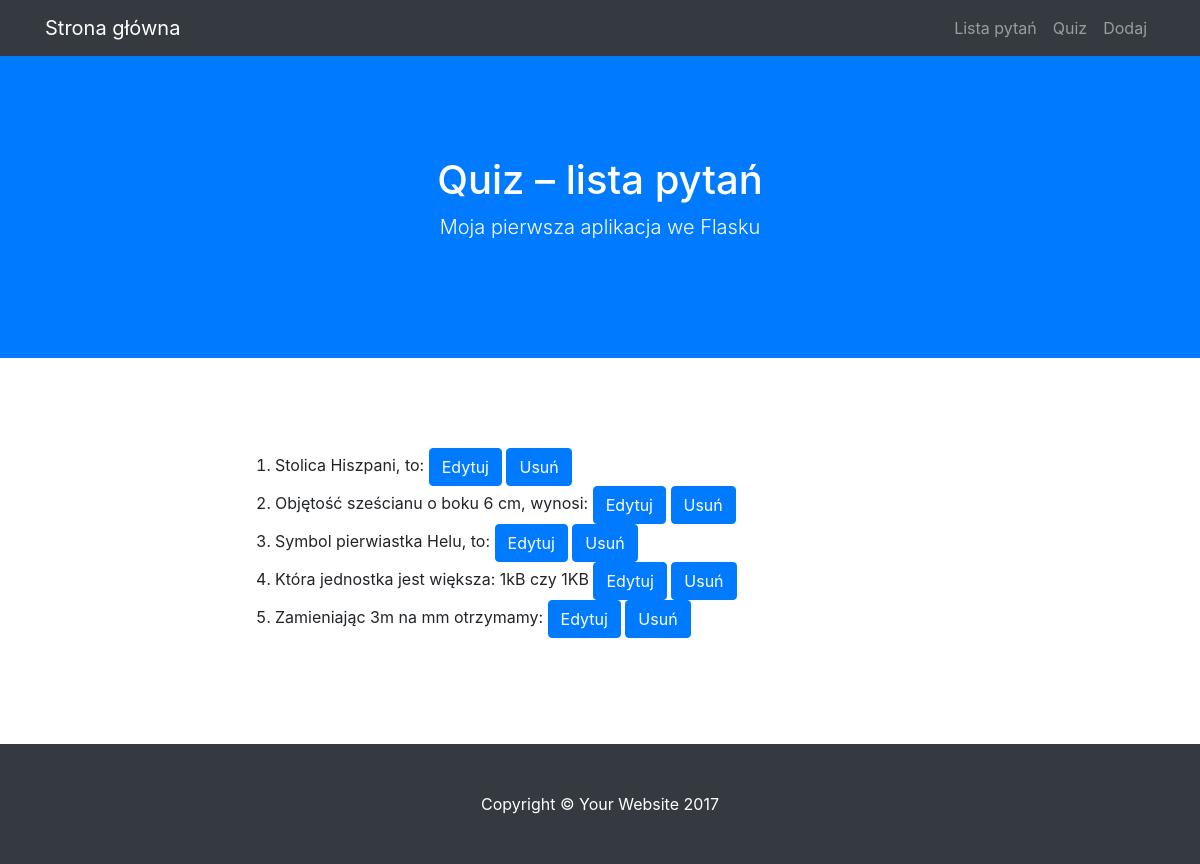
Screenshot of /lista with the database file from the repository.
### quiz/modele.py (models this page shows)
class BazaModel(Model):
    class Meta:
        database = baza

class Pytanie(BazaModel):
    pytanie = CharField(null=False)
    kategoria = ForeignKeyField(Kategoria, related_name='pytania')

### quiz/views.py (the view)
@app.route("/lista")
def lista():
    pytania = Pytanie.select()
    return render_template('lista.html', query = pytania)

### quiz/quiz.py (called while the page is built)
@app.before_request
def before_request():
    g.db = baza
    g.db.connect()

@app.after_request
def after_request(response):
    g.db.close()
    return response

### quiz/templates/lista.html (shortened to what this page needs)
{% extends "szablon.html" %}
{% block h1 %}Quiz – lista pytań{% endblock %}
{% block tresc %}
<ol>
    {% for p in query %}
    <li>
       {{ p.pytanie }}
        <a href="{{ url_for('edytuj', pid=p.id) }}" class="btn btn-primary">Edytuj</a>
        <a href="{{ url_for('usun', pid=p.id) }}" class="btn btn-primary">Usuń</a>
    </li>
    {% endfor %}
</ol>
{% endblock %}

### rows the page displays
Pytanie: pytanie "Stolica Hiszpani, to:"
Pytanie: pytanie "Objętość sześcianu o boku 6 cm, wynosi:"
Pytanie: pytanie "Symbol pierwiastka Helu, to:"
Pytanie: pytanie "Która jednostka jest większa: 1kB czy 1KB"
Pytanie: pytanie "Zamieniając 3m na mm otrzymamy:"
